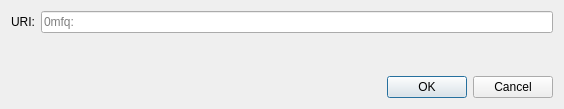
<?xml version="1.0" encoding="UTF-8"?>
<ui version="4.0">
 <class>OpenURIDialog</class>
 <widget class="QDialog" name="OpenURIDialog">
  <property name="geometry">
   <rect>
    <x>0</x>
    <y>0</y>
    <width>564</width>
    <height>109</height>
   </rect>
  </property>
  <property name="windowTitle">
   <string>Open 0mfq URI</string>
  </property>
  <layout class="QVBoxLayout" name="verticalLayout">
   <item>
    <layout class="QHBoxLayout" name="horizontalLayout">
     <item>
      <widget class="QLabel" name="label">
       <property name="text">
        <string>URI:</string>
       </property>
      </widget>
     </item>
     <item>
      <widget class="QValidatedLineEdit" name="uriEdit">
       <property name="placeholderText">
        <string notr="true">0mfq:</string>
       </property>
      </widget>
     </item>
    </layout>
   </item>
   <item>
    <spacer name="verticalSpacer">
     <property name="orientation">
      <enum>Qt::Vertical</enum>
     </property>
     <property name="sizeHint" stdset="0">
      <size>
       <width>20</width>
       <height>40</height>
      </size>
     </property>
    </spacer>
   </item>
   <item>
    <widget class="QDialogButtonBox" name="buttonBox">
     <property name="orientation">
      <enum>Qt::Horizontal</enum>
     </property>
     <property name="standardButtons">
      <set>QDialogButtonBox::Cancel|QDialogButtonBox::Ok</set>
     </property>
    </widget>
   </item>
  </layout>
 </widget>
 <customwidgets>
  <customwidget>
   <class>QValidatedLineEdit</class>
   <extends>QLineEdit</extends>
   <header>qt/qvalidatedlineedit.h</header>
  </customwidget>
 </customwidgets>
 <resources/>
 <connections>
  <connection>
   <sender>buttonBox</sender>
   <signal>accepted()</signal>
   <receiver>OpenURIDialog</receiver>
   <slot>accept()</slot>
   <hints>
    <hint type="sourcelabel">
     <x>248</x>
     <y>254</y>
    </hint>
    <hint type="destinationlabel">
     <x>157</x>
     <y>274</y>
    </hint>
   </hints>
  </connection>
  <connection>
   <sender>buttonBox</sender>
   <signal>rejected()</signal>
   <receiver>OpenURIDialog</receiver>
   <slot>reject()</slot>
   <hints>
    <hint type="sourcelabel">
     <x>316</x>
     <y>260</y>
    </hint>
    <hint type="destinationlabel">
     <x>286</x>
     <y>274</y>
    </hint>
   </hints>
  </connection>
 </connections>
</ui>
